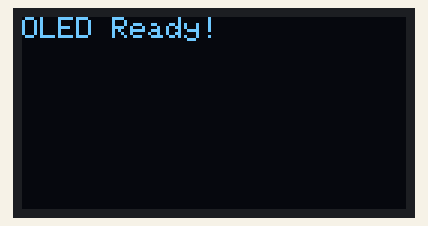
Simulated run of this sketch. Board: ESP32-S3. Parts: 128×64 one-colour display. What the sketch prints to the serial monitor is not drawn.

Above: at 0.1 s.
At 1.2 s:
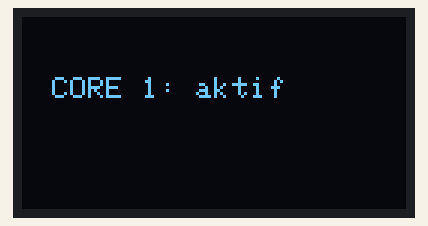
At 5.2 s:
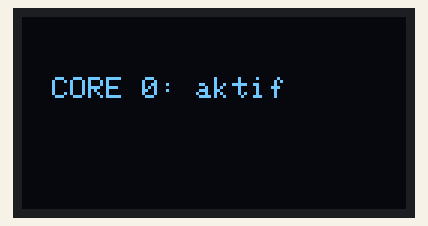

Measured:
- by itself, everything shown: repeats every 6.1 s, in 4 steps
- what the display in image 1 shows lasts 2.0 s, from 1.1 s to 3.1 s
- what the display in image 2 shows lasts 2.1 s, from 5.1 s to 7.2 s

The sketch:

oled.ino
```cpp
#include <Arduino.h>
#include <Wire.h>
#include <Adafruit_GFX.h>
#include <Adafruit_SSD1306.h>
#include "freertos/FreeRTOS.h"
#include "freertos/task.h"
#include "freertos/semphr.h"

#define SCREEN_WIDTH 128
#define SCREEN_HEIGHT 64
#define OLED_RESET -1
#define SCREEN_ADDRESS 0x3C  // Alamat OLED di Wokwi

Adafruit_SSD1306 display(SCREEN_WIDTH, SCREEN_HEIGHT, &Wire, OLED_RESET);

TaskHandle_t TaskCore0;
TaskHandle_t TaskCore1;
SemaphoreHandle_t xOLEDMutex;

// --- Task untuk Core 0 ---
void Task0(void *pvParameters) {
  for (;;) {
    if (xSemaphoreTake(xOLEDMutex, portMAX_DELAY)) {
      Serial.printf("Task0 jalan di Core %d\n", xPortGetCoreID());
      display.clearDisplay();
      display.setTextSize(1);
      display.setTextColor(SSD1306_WHITE);
      display.setCursor(10, 20);
      display.println("CORE 0: aktif");
      display.display();
      xSemaphoreGive(xOLEDMutex);
    }
    vTaskDelay(pdMS_TO_TICKS(2000));  // delay 2 detik
  }
}

// --- Task untuk Core 1 ---
void Task1(void *pvParameters) {
  for (;;) {
    if (xSemaphoreTake(xOLEDMutex, portMAX_DELAY)) {
      Serial.printf("Task1 jalan di Core %d\n", xPortGetCoreID());
      display.clearDisplay();
      display.setTextSize(1);
      display.setTextColor(SSD1306_WHITE);
      display.setCursor(10, 20);
      display.println("CORE 1: aktif");
      display.display();
      xSemaphoreGive(xOLEDMutex);
    }
    vTaskDelay(pdMS_TO_TICKS(3000));  // delay 3 detik
  }
}

void setup() {
  Serial.begin(115200);
  Wire.begin(17, 18);  // SDA=17, SCL=18 (ESP32-S3 default di Wokwi)

  if (!display.begin(SSD1306_SWITCHCAPVCC, SCREEN_ADDRESS)) {
    Serial.println("Gagal inisialisasi OLED!");
    for (;;);
  }

  display.clearDisplay();
  display.setTextColor(SSD1306_WHITE);
  display.setTextSize(1);
  display.setCursor(0, 0);
  display.println("OLED Ready!");
  display.display();
  delay(1000);

  xOLEDMutex = xSemaphoreCreateMutex();

  // Buat dua task di core berbeda
  xTaskCreatePinnedToCore(Task0, "Task0", 4096, NULL, 1, &TaskCore0, 0);
  xTaskCreatePinnedToCore(Task1, "Task1", 4096, NULL, 1, &TaskCore1, 1);
}

void loop() {
  // kosong
}
```
